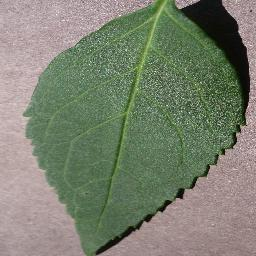
#> input picture inputs/cherry-leaves_dataset/train/healthy/0438b691-45f8-4251-83bd-8344656716a1___JR_HL 4152_180deg.JPG, 256 x 256 px; its folder holds only this picture in this run
$ jupyter execute --allow-errors 02_data_preprocessing.ipynb
#> lines starting #> are read from the running program, lines starting #| are printed output that depends on the picture
[cell 1]
# Data Prerocessing for Mildew Detection

[cell 2]
import os
from PIL import Image

sample_path = "../inputs/cherry-leaves_dataset/train/healthy/0008f3d3-2f85-4973-be9a-1b520b8b59fc___JR_HL 4092_180deg.JPG"
#> (the rest of this cell did not finish here and is left out)

#> (a cell that did not finish here is left out)

[cell 4]
import numpy as np
#> (the rest of this cell did not finish here and is left out)

#> (a cell that did not finish here is left out)

[cell 6]
folder = "../inputs/cherry-leaves_dataset/train/healthy"
sizes = []
formats = []

for filename in os.listdir(folder):
    if filename.endswith(('.jpg', '.JPG', '.jpeg', '.JPEG')):
        img_path = os.path.join(folder, filename)
        try:
            img = Image.open(img_path)
#> img is the input picture: PIL image 256x256 RGB; mean R, G, B 122.5, 128.5, 110.9
            sizes.append(img.size)
            formats.append(img.format)
            resized = img.resize((224, 224))
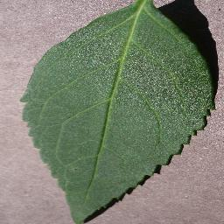
#> resized: PIL image 224x224 RGB; mean R, G, B 122.5, 128.5, 110.9
            normalized = np.array(resized) / 225.0
        except Exception as e:
            print(f"Error with {filename}: {e}")

print(f"Unique Sizes: {set(sizes)}")
#| Unique Sizes: {(256, 256)}
print(f"Unique Formats: {set(formats)}")
#| Unique Formats: {'JPEG'}

[cell 7]
base_dir = "../inputs/cherry-leaves_dataset/"
splits = ["train", "validation", "test"]
categories = ["healthy", "powdery_mildew"]
all_sizes = []
all_formats = []

#> (the rest of this cell did not finish here and is left out)

[cell 8]
folder = "../inputs/cherry-leaves_dataset/validation/powdery_mildew"
sizes = []
formats = []

#> (the rest of this cell did not finish here and is left out)

[cell 9]
folder = "../inputs/cherry-leaves_dataset/test/healthy"
sizes = []
formats = []

for filename in os.listdir(folder):
    if filename.endswith(('.jpg', '.JPG', '.jpeg', '.JPEG')):
        img_path = os.path.join(folder, filename)
        try:
            img = Image.open(img_path)
            sizes.append(img.size)
            formats.append(img.format)
            # Resize and normalize
            resized = img.resize((224, 224))
            normalized = np.array(resized) / 255.0
        except Exception as e:
            print(f"Error with {filename}: {e}")

print(f"test/healthy Unique Sizes: {set(sizes)}")
#| test/healthy Unique Sizes: {(256, 256)}
print(f"test/healthy Unique Formats: {set(formats)}")
#| test/healthy Unique Formats: {'JPEG'}


$ run again, on inputs/cherry-leaves_dataset/train/healthy/18dd1c4b-ea49-49b7-9334-ad61763babd4___JR_HL 4297_180deg.JPG
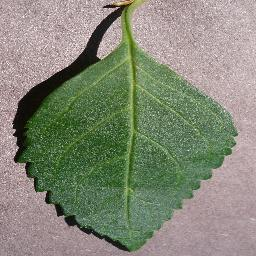
#> input picture inputs/cherry-leaves_dataset/train/healthy/18dd1c4b-ea49-49b7-9334-ad61763babd4___JR_HL 4297_180deg.JPG, 256 x 256 px
#> img is the input picture: PIL image 256x256 RGB; mean R, G, B 132.2, 136, 118.6
#> `resized = img.resize((224, 224))`:
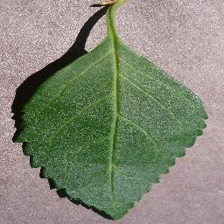
#> resized: PIL image 224x224 RGB; mean R, G, B 132.2, 136, 118.6
#| Unique Sizes: {(256, 256)}
#| Unique Formats: {'JPEG'}
#| test/healthy Unique Sizes: {(256, 256)}
#| test/healthy Unique Formats: {'JPEG'}

$ run again, on inputs/cherry-leaves_dataset/train/healthy/326920ea-c28f-4444-a893-e3b00ecc5915___JR_HL 4198_180deg.JPG
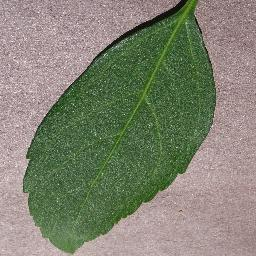
#> input picture inputs/cherry-leaves_dataset/train/healthy/326920ea-c28f-4444-a893-e3b00ecc5915___JR_HL 4198_180deg.JPG, 256 x 256 px
#> img is the input picture: PIL image 256x256 RGB; mean R, G, B 128.2, 130.4, 112.7
#> `resized = img.resize((224, 224))`:
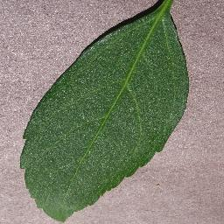
#> resized: PIL image 224x224 RGB; mean R, G, B 128.2, 130.4, 112.7
#| Unique Sizes: {(256, 256)}
#| Unique Formats: {'JPEG'}
#| test/healthy Unique Sizes: {(256, 256)}
#| test/healthy Unique Formats: {'JPEG'}

$ run again, on inputs/cherry-leaves_dataset/train/healthy/0982e1cc-78e8-4bb0-8969-c534e5b0b14b___JR_HL 4097_flipTB.JPG
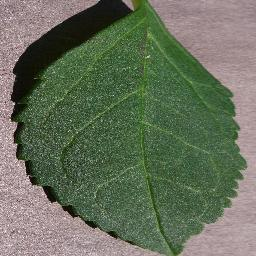
#> input picture inputs/cherry-leaves_dataset/train/healthy/0982e1cc-78e8-4bb0-8969-c534e5b0b14b___JR_HL 4097_flipTB.JPG, 256 x 256 px
#> img is the input picture: PIL image 256x256 RGB; mean R, G, B 102.5, 111.6, 91.4
#> `resized = img.resize((224, 224))`:
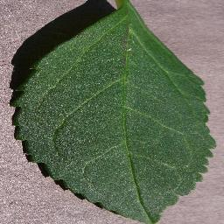
#> resized: PIL image 224x224 RGB; mean R, G, B 102.5, 111.6, 91.4
#| Unique Sizes: {(256, 256)}
#| Unique Formats: {'JPEG'}
#| test/healthy Unique Sizes: {(256, 256)}
#| test/healthy Unique Formats: {'JPEG'}
